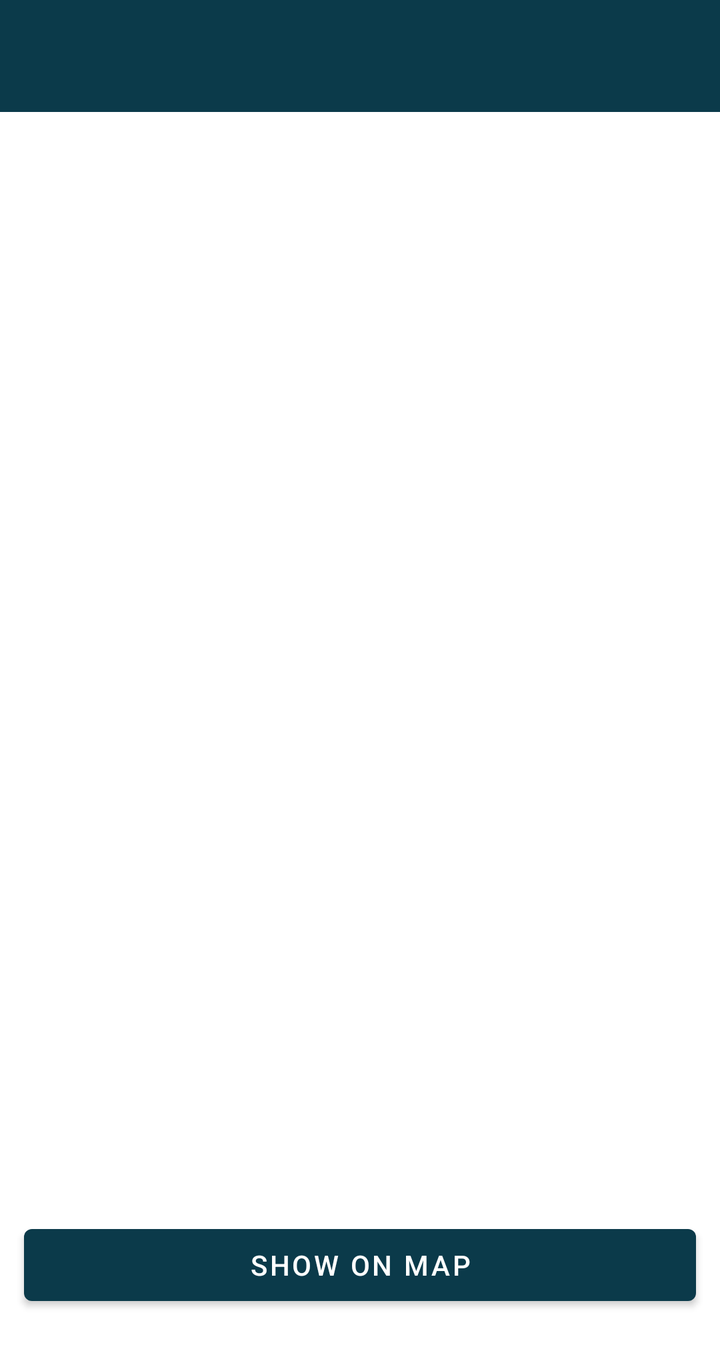
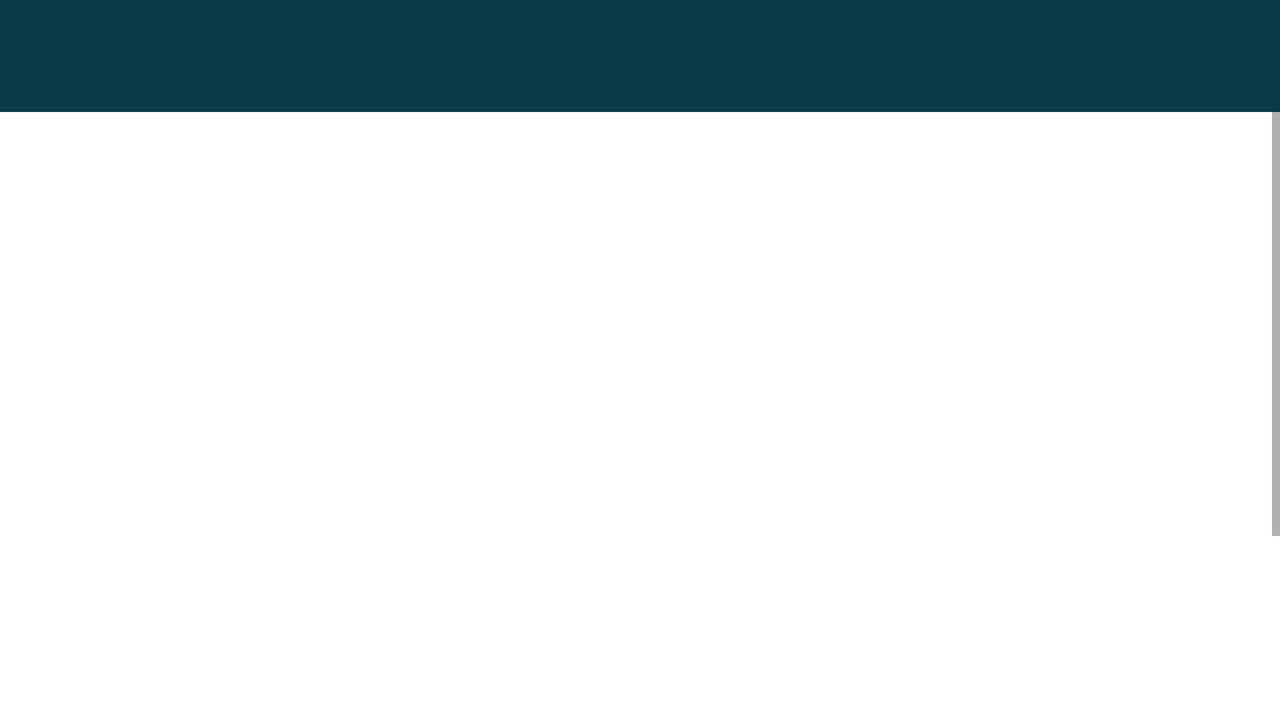

An Android layout and its configuration variant, each rendered on a device that would load it. The default file and the variant file are quoted in full after the pictures.
<!-- AndroidManifest.xml: application theme Theme.TrafficScotland -->
<!-- res/layout/activity_detail.xml -->
<?xml version="1.0" encoding="utf-8"?>
<ScrollView xmlns:android="http://schemas.android.com/apk/res/android"
    xmlns:app="http://schemas.android.com/apk/res-auto"
    android:id="@+id/main"
    android:layout_width="match_parent"
    android:layout_height="match_parent"
    android:background="?android:attr/colorBackground"
    android:clickable="true"
    android:focusable="true">

    <LinearLayout
        android:layout_width="match_parent"
        android:layout_height="wrap_content"
        android:orientation="vertical"
        android:paddingBottom="24dp">

        <androidx.appcompat.widget.Toolbar
            android:id="@+id/toolbar"
            android:layout_width="match_parent"
            android:layout_height="?attr/actionBarSize"
            android:background="@color/brand"
            android:theme="@style/ThemeOverlay.AppCompat.Dark.ActionBar"
            app:popupTheme="@style/ThemeOverlay.AppCompat.Light" />

        <ImageView
            android:id="@+id/detailIcon"
            android:layout_width="48dp"
            android:layout_height="48dp"
            android:layout_marginStart="@dimen/screen_pad"
            android:layout_marginTop="12dp"
            android:contentDescription="@string/app_name"
            app:tint="?attr/colorOnSurface" />

        <TextView
            android:id="@+id/detailTitle"
            android:layout_width="match_parent"
            android:layout_height="wrap_content"
            android:paddingStart="@dimen/screen_pad"
            android:paddingTop="8dp"
            android:paddingEnd="@dimen/screen_pad"
            android:textColor="?attr/colorOnSurface"
            android:textSize="22sp"
            android:textStyle="bold" />

        <TextView
            android:id="@+id/detailDelay"
            android:layout_width="match_parent"
            android:layout_height="wrap_content"
            android:layout_marginStart="@dimen/screen_pad"
            android:layout_marginTop="8dp"
            android:layout_marginEnd="@dimen/screen_pad"
            android:padding="10dp"
            android:textStyle="bold" />

        <TextView
            android:id="@+id/detailComment"
            android:layout_width="match_parent"
            android:layout_height="wrap_content"
            android:paddingStart="@dimen/screen_pad"
            android:paddingTop="12dp"
            android:paddingEnd="@dimen/screen_pad"
            android:textColor="?attr/colorOnSurface"
            android:textIsSelectable="true"
            android:textSize="18sp" />

        <TextView android:id="@+id/detailRoads" style="@style/Fact" android:paddingStart="@dimen/screen_pad" android:paddingEnd="@dimen/screen_pad" />
        <TextView android:id="@+id/detailDirection" style="@style/Fact" android:paddingStart="@dimen/screen_pad" android:paddingEnd="@dimen/screen_pad" />
        <TextView android:id="@+id/detailFrom" style="@style/Fact" android:paddingStart="@dimen/screen_pad" android:paddingEnd="@dimen/screen_pad" />
        <TextView android:id="@+id/detailTo" style="@style/Fact" android:paddingStart="@dimen/screen_pad" android:paddingEnd="@dimen/screen_pad" />
        <TextView android:id="@+id/detailWhen" style="@style/Fact" android:paddingStart="@dimen/screen_pad" android:paddingEnd="@dimen/screen_pad" />
        <TextView android:id="@+id/detailDuration" style="@style/Fact" android:paddingStart="@dimen/screen_pad" android:paddingEnd="@dimen/screen_pad" />
        <TextView android:id="@+id/detailLanes" style="@style/Fact" android:paddingStart="@dimen/screen_pad" android:paddingEnd="@dimen/screen_pad" />
        <TextView android:id="@+id/detailCompliance" style="@style/Fact" android:paddingStart="@dimen/screen_pad" android:paddingEnd="@dimen/screen_pad" />
        <TextView android:id="@+id/detailProbability" style="@style/Fact" android:paddingStart="@dimen/screen_pad" android:paddingEnd="@dimen/screen_pad" />
        <TextView android:id="@+id/detailUrgent" style="@style/Fact" android:paddingStart="@dimen/screen_pad" android:paddingEnd="@dimen/screen_pad" />
        <TextView android:id="@+id/detailStatus" style="@style/Fact" android:paddingStart="@dimen/screen_pad" android:paddingEnd="@dimen/screen_pad" />
        <TextView android:id="@+id/detailSource" style="@style/Fact" android:paddingStart="@dimen/screen_pad" android:paddingEnd="@dimen/screen_pad" />

        <com.google.android.material.button.MaterialButton
            android:id="@+id/detailMapButton"
            android:layout_width="match_parent"
            android:layout_height="wrap_content"
            android:layout_marginStart="@dimen/screen_pad"
            android:layout_marginTop="16dp"
            android:layout_marginEnd="@dimen/screen_pad"
            android:text="@string/show_on_map" />
    </LinearLayout>
</ScrollView>
<!-- resources referenced by this layout -->
<resources>
  <color name="brand">#0B3A4A</color>
  <dimen name="screen_pad">12dp</dimen>
  <string name="app_name">Traffic Scotland</string>
  <string name="show_on_map">Show on map</string>
  <style name="Fact">
          <item name="android:layout_width">match_parent</item>
          <item name="android:layout_height">wrap_content</item>
          <item name="android:paddingTop">8dp</item>
          <item name="android:textColor">?attr/colorOnSurface</item>
          <item name="android:textSize">16sp</item>
      </style>
  <style name="Theme.TrafficScotland" parent="Theme.MaterialComponents.DayNight.NoActionBar">
          <item name="colorPrimary">@color/brand</item>
          <item name="colorPrimaryVariant">@color/brand_dark</item>
          <item name="colorOnPrimary">@color/white</item>
          <item name="colorSecondary">@color/accent</item>
          <item name="colorOnSecondary">@color/white</item>
          <item name="android:statusBarColor">@color/brand_dark</item>
          <item name="android:navigationBarColor">@color/brand_dark</item>
      </style>
  <color name="brand_dark">#072833</color>
  <color name="white">#FFFFFF</color>
  <color name="accent">#1F8A70</color>
</resources>
<!-- res/layout-land/activity_detail.xml (the repository's variant of the layout above) -->
<!-- drawn on the phone turned sideways -->
<?xml version="1.0" encoding="utf-8"?>
<LinearLayout xmlns:android="http://schemas.android.com/apk/res/android"
    xmlns:app="http://schemas.android.com/apk/res-auto"
    android:id="@+id/main"
    android:layout_width="match_parent"
    android:layout_height="match_parent"
    android:background="?android:attr/colorBackground"
    android:clickable="true"
    android:focusable="true"
    android:orientation="vertical">

    <androidx.appcompat.widget.Toolbar
        android:id="@+id/toolbar"
        android:layout_width="match_parent"
        android:layout_height="?attr/actionBarSize"
        android:background="@color/brand"
        android:theme="@style/ThemeOverlay.AppCompat.Dark.ActionBar"
        app:popupTheme="@style/ThemeOverlay.AppCompat.Light" />

    <LinearLayout
        android:layout_width="match_parent"
        android:layout_height="0dp"
        android:layout_weight="1"
        android:baselineAligned="false"
        android:orientation="horizontal">

        <ScrollView
            android:layout_width="0dp"
            android:layout_height="match_parent"
            android:layout_weight="1">

            <LinearLayout
                android:layout_width="match_parent"
                android:layout_height="wrap_content"
                android:orientation="vertical"
                android:paddingBottom="16dp">

                <ImageView
                    android:id="@+id/detailIcon"
                    android:layout_width="48dp"
                    android:layout_height="48dp"
                    android:layout_marginStart="@dimen/screen_pad"
                    android:layout_marginTop="12dp"
                    android:contentDescription="@string/app_name"
                    app:tint="?attr/colorOnSurface" />

                <TextView
                    android:id="@+id/detailTitle"
                    android:layout_width="match_parent"
                    android:layout_height="wrap_content"
                    android:paddingStart="@dimen/screen_pad"
                    android:paddingTop="8dp"
                    android:paddingEnd="@dimen/screen_pad"
                    android:textColor="?attr/colorOnSurface"
                    android:textSize="22sp"
                    android:textStyle="bold" />

                <TextView
                    android:id="@+id/detailDelay"
                    android:layout_width="match_parent"
                    android:layout_height="wrap_content"
                    android:layout_marginStart="@dimen/screen_pad"
                    android:layout_marginTop="8dp"
                    android:layout_marginEnd="@dimen/screen_pad"
                    android:padding="10dp"
                    android:textStyle="bold" />

                <TextView
                    android:id="@+id/detailComment"
                    android:layout_width="match_parent"
                    android:layout_height="wrap_content"
                    android:paddingStart="@dimen/screen_pad"
                    android:paddingTop="12dp"
                    android:paddingEnd="@dimen/screen_pad"
                    android:textColor="?attr/colorOnSurface"
                    android:textIsSelectable="true"
                    android:textSize="18sp" />
            </LinearLayout>
        </ScrollView>

        <ScrollView
            android:layout_width="0dp"
            android:layout_height="match_parent"
            android:layout_weight="1">

            <LinearLayout
                android:layout_width="match_parent"
                android:layout_height="wrap_content"
                android:orientation="vertical"
                android:paddingBottom="16dp">

                <TextView android:id="@+id/detailRoads" style="@style/Fact" android:paddingStart="@dimen/screen_pad" android:paddingEnd="@dimen/screen_pad" />
                <TextView android:id="@+id/detailDirection" style="@style/Fact" android:paddingStart="@dimen/screen_pad" android:paddingEnd="@dimen/screen_pad" />
                <TextView android:id="@+id/detailFrom" style="@style/Fact" android:paddingStart="@dimen/screen_pad" android:paddingEnd="@dimen/screen_pad" />
                <TextView android:id="@+id/detailTo" style="@style/Fact" android:paddingStart="@dimen/screen_pad" android:paddingEnd="@dimen/screen_pad" />
                <TextView android:id="@+id/detailWhen" style="@style/Fact" android:paddingStart="@dimen/screen_pad" android:paddingEnd="@dimen/screen_pad" />
                <TextView android:id="@+id/detailDuration" style="@style/Fact" android:paddingStart="@dimen/screen_pad" android:paddingEnd="@dimen/screen_pad" />
                <TextView android:id="@+id/detailLanes" style="@style/Fact" android:paddingStart="@dimen/screen_pad" android:paddingEnd="@dimen/screen_pad" />
                <TextView android:id="@+id/detailCompliance" style="@style/Fact" android:paddingStart="@dimen/screen_pad" android:paddingEnd="@dimen/screen_pad" />
                <TextView android:id="@+id/detailProbability" style="@style/Fact" android:paddingStart="@dimen/screen_pad" android:paddingEnd="@dimen/screen_pad" />
                <TextView android:id="@+id/detailUrgent" style="@style/Fact" android:paddingStart="@dimen/screen_pad" android:paddingEnd="@dimen/screen_pad" />
                <TextView android:id="@+id/detailStatus" style="@style/Fact" android:paddingStart="@dimen/screen_pad" android:paddingEnd="@dimen/screen_pad" />
                <TextView android:id="@+id/detailSource" style="@style/Fact" android:paddingStart="@dimen/screen_pad" android:paddingEnd="@dimen/screen_pad" />

                <com.google.android.material.button.MaterialButton
                    android:id="@+id/detailMapButton"
                    android:layout_width="match_parent"
                    android:layout_height="wrap_content"
                    android:layout_marginStart="@dimen/screen_pad"
                    android:layout_marginTop="16dp"
                    android:layout_marginEnd="@dimen/screen_pad"
                    android:text="@string/show_on_map" />
            </LinearLayout>
        </ScrollView>
    </LinearLayout>
</LinearLayout>
